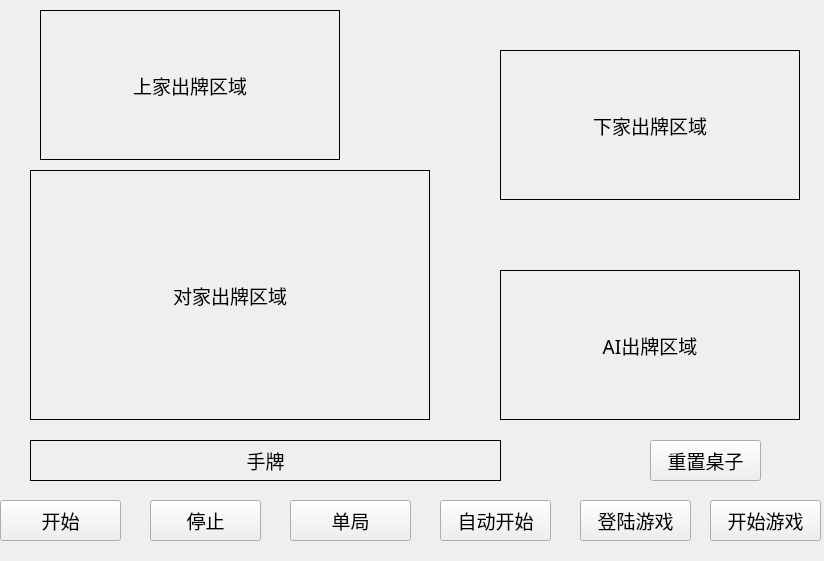
<?xml version="1.0" encoding="UTF-8"?>
<ui version="4.0">
 <class>Form</class>
 <widget class="QWidget" name="Form">
  <property name="geometry">
   <rect>
    <x>0</x>
    <y>0</y>
    <width>824</width>
    <height>561</height>
   </rect>
  </property>
  <property name="font">
   <font>
    <family>Arial</family>
    <pointsize>9</pointsize>
    <weight>75</weight>
    <italic>false</italic>
    <bold>true</bold>
   </font>
  </property>
  <property name="windowTitle">
   <string>Hi</string>
  </property>
  <property name="windowOpacity">
   <double>1.000000000000000</double>
  </property>
  <widget class="QPushButton" name="InitCard">
   <property name="geometry">
    <rect>
     <x>0</x>
     <y>500</y>
     <width>121</width>
     <height>41</height>
    </rect>
   </property>
   <property name="font">
    <font>
     <family>等线</family>
     <pointsize>14</pointsize>
     <weight>50</weight>
     <italic>false</italic>
     <bold>false</bold>
    </font>
   </property>
   <property name="styleSheet">
    <string notr="true"/>
   </property>
   <property name="text">
    <string>开始</string>
   </property>
  </widget>
  <widget class="QLabel" name="UserHandCards">
   <property name="geometry">
    <rect>
     <x>30</x>
     <y>440</y>
     <width>471</width>
     <height>41</height>
    </rect>
   </property>
   <property name="font">
    <font>
     <family>等线</family>
     <pointsize>14</pointsize>
     <weight>50</weight>
     <italic>false</italic>
     <bold>false</bold>
    </font>
   </property>
   <property name="frameShape">
    <enum>QFrame::Panel</enum>
   </property>
   <property name="text">
    <string>手牌</string>
   </property>
   <property name="alignment">
    <set>Qt::AlignCenter</set>
   </property>
  </widget>
  <widget class="QFrame" name="LPlayer">
   <property name="geometry">
    <rect>
     <x>40</x>
     <y>10</y>
     <width>300</width>
     <height>150</height>
    </rect>
   </property>
   <property name="font">
    <font>
     <family>等线</family>
     <pointsize>9</pointsize>
     <weight>50</weight>
     <italic>false</italic>
     <bold>false</bold>
    </font>
   </property>
   <property name="frameShape">
    <enum>QFrame::StyledPanel</enum>
   </property>
   <property name="frameShadow">
    <enum>QFrame::Raised</enum>
   </property>
   <widget class="QLabel" name="LPlayedCard">
    <property name="geometry">
     <rect>
      <x>0</x>
      <y>0</y>
      <width>300</width>
      <height>150</height>
     </rect>
    </property>
    <property name="font">
     <font>
      <family>等线</family>
      <pointsize>14</pointsize>
      <weight>50</weight>
      <italic>false</italic>
      <bold>false</bold>
     </font>
    </property>
    <property name="frameShape">
     <enum>QFrame::Panel</enum>
    </property>
    <property name="text">
     <string>上家出牌区域</string>
    </property>
    <property name="alignment">
     <set>Qt::AlignCenter</set>
    </property>
   </widget>
  </widget>
  <widget class="QFrame" name="RPlayer">
   <property name="geometry">
    <rect>
     <x>500</x>
     <y>50</y>
     <width>300</width>
     <height>150</height>
    </rect>
   </property>
   <property name="font">
    <font>
     <family>等线</family>
     <pointsize>16</pointsize>
     <weight>50</weight>
     <italic>false</italic>
     <bold>false</bold>
    </font>
   </property>
   <property name="frameShape">
    <enum>QFrame::StyledPanel</enum>
   </property>
   <property name="frameShadow">
    <enum>QFrame::Raised</enum>
   </property>
   <widget class="QLabel" name="RPlayedCard">
    <property name="geometry">
     <rect>
      <x>0</x>
      <y>0</y>
      <width>300</width>
      <height>150</height>
     </rect>
    </property>
    <property name="font">
     <font>
      <family>等线</family>
      <pointsize>14</pointsize>
      <weight>50</weight>
      <italic>false</italic>
      <bold>false</bold>
     </font>
    </property>
    <property name="frameShape">
     <enum>QFrame::Panel</enum>
    </property>
    <property name="text">
     <string>下家出牌区域</string>
    </property>
    <property name="alignment">
     <set>Qt::AlignCenter</set>
    </property>
   </widget>
  </widget>
  <widget class="QFrame" name="Player">
   <property name="geometry">
    <rect>
     <x>500</x>
     <y>270</y>
     <width>300</width>
     <height>150</height>
    </rect>
   </property>
   <property name="font">
    <font>
     <family>等线</family>
     <pointsize>9</pointsize>
     <weight>50</weight>
     <italic>false</italic>
     <bold>false</bold>
    </font>
   </property>
   <property name="frameShape">
    <enum>QFrame::StyledPanel</enum>
   </property>
   <property name="frameShadow">
    <enum>QFrame::Raised</enum>
   </property>
   <widget class="QLabel" name="PredictedCard">
    <property name="geometry">
     <rect>
      <x>0</x>
      <y>0</y>
      <width>300</width>
      <height>150</height>
     </rect>
    </property>
    <property name="font">
     <font>
      <family>等线</family>
      <pointsize>14</pointsize>
      <weight>50</weight>
      <italic>false</italic>
      <bold>false</bold>
     </font>
    </property>
    <property name="styleSheet">
     <string notr="true"/>
    </property>
    <property name="frameShape">
     <enum>QFrame::Panel</enum>
    </property>
    <property name="lineWidth">
     <number>1</number>
    </property>
    <property name="text">
     <string>AI出牌区域</string>
    </property>
    <property name="alignment">
     <set>Qt::AlignCenter</set>
    </property>
   </widget>
  </widget>
  <widget class="QPushButton" name="Stop">
   <property name="geometry">
    <rect>
     <x>150</x>
     <y>500</y>
     <width>111</width>
     <height>41</height>
    </rect>
   </property>
   <property name="font">
    <font>
     <family>等线</family>
     <pointsize>14</pointsize>
     <weight>50</weight>
     <italic>false</italic>
     <bold>false</bold>
    </font>
   </property>
   <property name="styleSheet">
    <string notr="true"/>
   </property>
   <property name="text">
    <string>停止</string>
   </property>
  </widget>
  <widget class="QPushButton" name="SwitchMode">
   <property name="geometry">
    <rect>
     <x>290</x>
     <y>500</y>
     <width>121</width>
     <height>41</height>
    </rect>
   </property>
   <property name="font">
    <font>
     <family>等线</family>
     <pointsize>14</pointsize>
     <weight>50</weight>
     <italic>false</italic>
     <bold>false</bold>
    </font>
   </property>
   <property name="styleSheet">
    <string notr="true"/>
   </property>
   <property name="text">
    <string>单局</string>
   </property>
  </widget>
  <widget class="QPushButton" name="AutoStart">
   <property name="geometry">
    <rect>
     <x>440</x>
     <y>500</y>
     <width>111</width>
     <height>41</height>
    </rect>
   </property>
   <property name="font">
    <font>
     <family>等线</family>
     <pointsize>14</pointsize>
     <weight>50</weight>
     <italic>false</italic>
     <bold>false</bold>
    </font>
   </property>
   <property name="styleSheet">
    <string notr="true"/>
   </property>
   <property name="text">
    <string>自动开始</string>
   </property>
  </widget>
  <widget class="QFrame" name="MPlayer">
   <property name="geometry">
    <rect>
     <x>30</x>
     <y>170</y>
     <width>400</width>
     <height>250</height>
    </rect>
   </property>
   <property name="font">
    <font>
     <family>等线</family>
     <pointsize>16</pointsize>
     <weight>50</weight>
     <italic>false</italic>
     <bold>false</bold>
    </font>
   </property>
   <property name="frameShape">
    <enum>QFrame::StyledPanel</enum>
   </property>
   <property name="frameShadow">
    <enum>QFrame::Raised</enum>
   </property>
   <widget class="QLabel" name="MPlayedCard">
    <property name="geometry">
     <rect>
      <x>0</x>
      <y>0</y>
      <width>400</width>
      <height>250</height>
     </rect>
    </property>
    <property name="font">
     <font>
      <family>等线</family>
      <pointsize>14</pointsize>
      <weight>50</weight>
      <italic>false</italic>
      <bold>false</bold>
     </font>
    </property>
    <property name="frameShape">
     <enum>QFrame::Panel</enum>
    </property>
    <property name="text">
     <string>对家出牌区域</string>
    </property>
    <property name="alignment">
     <set>Qt::AlignCenter</set>
    </property>
   </widget>
  </widget>
  <widget class="QPushButton" name="startlogin">
   <property name="geometry">
    <rect>
     <x>580</x>
     <y>500</y>
     <width>111</width>
     <height>41</height>
    </rect>
   </property>
   <property name="font">
    <font>
     <family>等线</family>
     <pointsize>14</pointsize>
     <weight>50</weight>
     <italic>false</italic>
     <bold>false</bold>
    </font>
   </property>
   <property name="styleSheet">
    <string notr="true"/>
   </property>
   <property name="text">
    <string>登陆游戏</string>
   </property>
  </widget>
  <widget class="QPushButton" name="startgame">
   <property name="geometry">
    <rect>
     <x>710</x>
     <y>500</y>
     <width>111</width>
     <height>41</height>
    </rect>
   </property>
   <property name="font">
    <font>
     <family>等线</family>
     <pointsize>14</pointsize>
     <weight>50</weight>
     <italic>false</italic>
     <bold>false</bold>
    </font>
   </property>
   <property name="styleSheet">
    <string notr="true"/>
   </property>
   <property name="text">
    <string>开始游戏</string>
   </property>
  </widget>
  <widget class="QPushButton" name="reSetTable">
   <property name="geometry">
    <rect>
     <x>650</x>
     <y>440</y>
     <width>111</width>
     <height>41</height>
    </rect>
   </property>
   <property name="font">
    <font>
     <family>等线</family>
     <pointsize>14</pointsize>
     <weight>50</weight>
     <italic>false</italic>
     <bold>false</bold>
    </font>
   </property>
   <property name="styleSheet">
    <string notr="true"/>
   </property>
   <property name="text">
    <string>重置桌子</string>
   </property>
  </widget>
 </widget>
 <resources/>
 <connections>
  <connection>
   <sender>InitCard</sender>
   <signal>clicked()</signal>
   <receiver>Form</receiver>
   <slot>init_cards()</slot>
   <hints>
    <hint type="sourcelabel">
     <x>200</x>
     <y>360</y>
    </hint>
    <hint type="destinationlabel">
     <x>250</x>
     <y>292</y>
    </hint>
   </hints>
  </connection>
  <connection>
   <sender>Stop</sender>
   <signal>clicked()</signal>
   <receiver>Form</receiver>
   <slot>stop()</slot>
   <hints>
    <hint type="sourcelabel">
     <x>230</x>
     <y>360</y>
    </hint>
    <hint type="destinationlabel">
     <x>233</x>
     <y>220</y>
    </hint>
   </hints>
  </connection>
  <connection>
   <sender>SwitchMode</sender>
   <signal>clicked()</signal>
   <receiver>Form</receiver>
   <slot>switch_mode()</slot>
   <hints>
    <hint type="sourcelabel">
     <x>472</x>
     <y>366</y>
    </hint>
    <hint type="destinationlabel">
     <x>480</x>
     <y>277</y>
    </hint>
   </hints>
  </connection>
  <connection>
   <sender>AutoStart</sender>
   <signal>clicked()</signal>
   <receiver>Form</receiver>
   <slot>beforeStart()</slot>
   <hints>
    <hint type="sourcelabel">
     <x>613</x>
     <y>372</y>
    </hint>
    <hint type="destinationlabel">
     <x>646</x>
     <y>291</y>
    </hint>
   </hints>
  </connection>
 </connections>
 <slots>
  <slot>init_cards()</slot>
  <slot>start()</slot>
  <slot>stop()</slot>
  <slot>switch_mode()</slot>
  <slot>beforeStart()</slot>
 </slots>
</ui>
